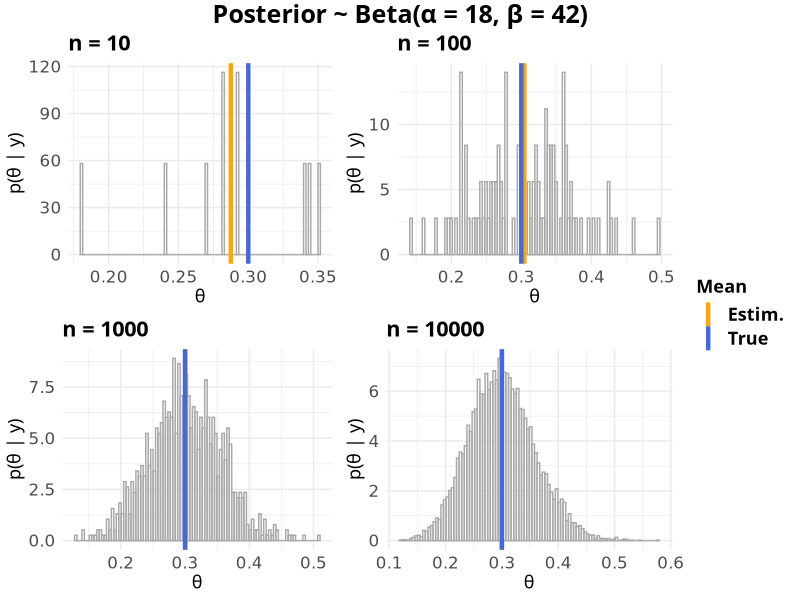

The R script that drew this image:
# libraries
library(ggplot2)
library(gridExtra)
library(grid)

# Set seed
set.seed(12345)

# Given:
s <- 13
n <- 50
f <- n - s
alpha_0 <- 5
beta_0 <- 5

# Beta Posterior distribution
beta_posterior <- function(n){
  rbeta(n = n, shape1 = alpha_0 + s, shape2 = beta_0 + f)
}

# True expected value and standard deviation
expected_value <- (alpha_0 + s)/ ((alpha_0 + s) + (beta_0 + f))

variance <- (alpha_0 + s) * (beta_0 + f)/(((alpha_0 + s) + (beta_0 + f))**2*
                                            (alpha_0 + s + beta_0 + f + 1))
std <- variance**0.5

# Theta values generated from beta posterior for different n
df <- data.frame(theta_10 = beta_posterior(n = 10),
                 theta_100 = beta_posterior(n = 100),
                 theta_1000 = beta_posterior(n = 1000),
                 theta_10000 = beta_posterior(n = 10000))


## ggplot2 common theme
dejavu_layer <- list(
  theme_minimal(),
  theme(
    text = element_text(family = "Bitter",
                        face = "bold",
                        size = 13),
    title = element_text(size = 13),
    legend.text = element_text(size = 13),
    axis.text = element_text(size = 12,
                             family = "DejaVuSans",
                             face = "plain"),
    axis.title = element_text(size = 13,
                              face = "plain")
  )
)

# Plots for different n values

plot_fun <- function(col_name, title){
  pl <- ggplot(df) +
    dejavu_layer +
    geom_histogram(aes_string(x = col_name, y = "..density.."),
                   fill = "white",
                   bins = 100,
                   color = "darkgrey",
                   alpha = 0.3) +
    geom_vline(aes(xintercept = mean(df[[col_name]]), color = "Estim."),
               size = 1.5) +
    geom_vline(aes(xintercept = expected_value, color = "True"),
               size = 1.5) +
    scale_color_manual(name = "Mean",
                       values = c(Estim. = "orange", True = "royalblue")) +
    labs(title = title,
         x = "θ",
         y = "p(θ | y)")

  return(pl)
}

pl1 <- plot_fun("theta_10", "n = 10")
pl2 <- plot_fun("theta_100", "n = 100")
pl3 <- plot_fun("theta_1000", "n = 1000")
pl4 <- plot_fun("theta_10000", "n = 10000")

# Extract the legend
g_legend<-function(a.gplot){
  tmp <- ggplot_gtable(ggplot_build(a.gplot))
  leg <- which(sapply(tmp$grobs, function(x) x$name) == "guide-box")
  legend <- tmp$grobs[[leg]]
  return(legend)
}

shared_legend <- g_legend(pl4)

g <- grid.arrange(arrangeGrob(pl1 + theme(legend.position = "none"),
                              pl2 + theme(legend.position = "none"),
                              pl3 + theme(legend.position = "none"),
                              pl4 + theme(legend.position = "none"),
                              ncol = 2),
             top = textGrob("Posterior ~ Beta(α = 18, β = 42)",
                            gp = gpar(fontsize = 18,
                                      fontface = "bold",
                                      fontfamily = "Bitter")),
             shared_legend,
             heights = c(10, 0),
             widths = c(8.5, 1.5))

#ggsave("binom.png", g, dpi = 400)

